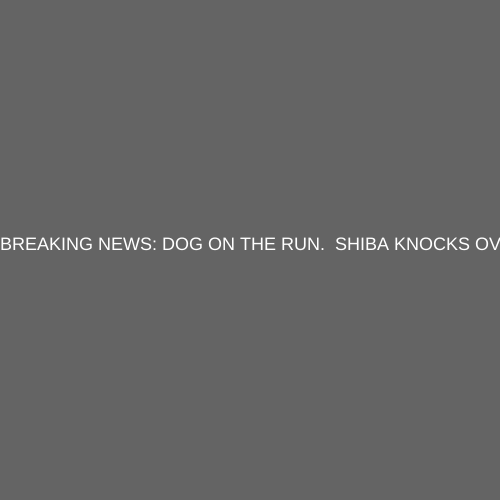
Frame 1 (no input)
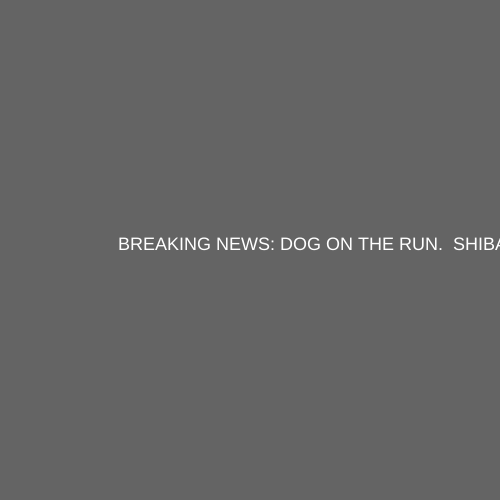
Frame 60 (no input)
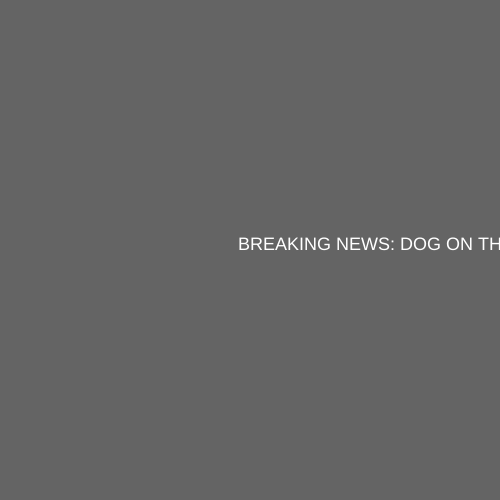
Frame 120 (the mouse pressed at the canvas centre since frame 60)

The p5.js sketch that drew these frames (run headless with seeded random() and noise() and a simulated clock; from frame 60 on, the mouse is pressed at the canvas centre):

// p5.js sketch
// ── sketch.js
let x = 0;

function setup() {
  createCanvas(500, 500);
}

function draw() {
background(100);
//rect(x, 100, 100, 100);

fill(255);
textSize(18);
text("BREAKING NEWS: DOG ON THE RUN.  SHIBA KNOCKS OVER VASE.  SAYS HE FEELS REALLY BAD ABOUT IT.", x, height/2);

x = x + 2;

if (x > width){
  x = -1000
}
}
